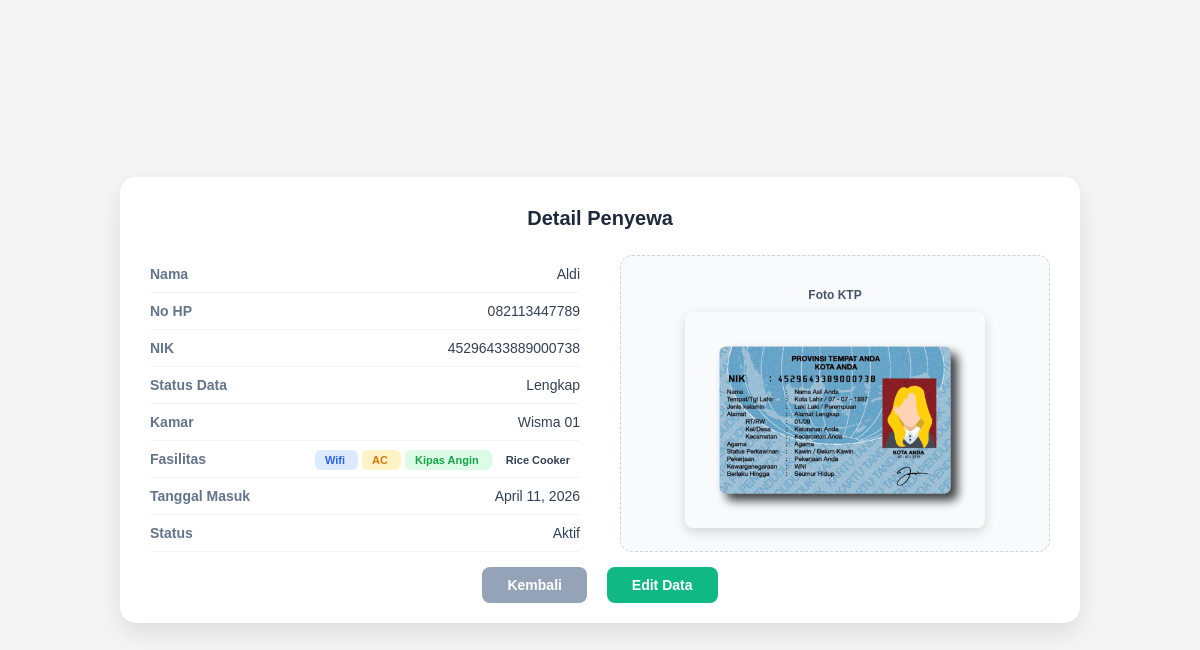
/detail-penyewa/1/ (signed in), run on the app's committed database.
### kos/models.py (models this page shows, shortened)
class Penyewa(models.Model):
    user = models.OneToOneField(User, on_delete=models.CASCADE, null=True, blank=True)
    nama = models.CharField(max_length=100)
    no_hp = models.CharField(max_length=15, blank=True)
    nik = models.CharField(max_length=16, blank=True)
    kamar = models.ForeignKey(Kamar, on_delete=models.SET_NULL, null=True, blank=True)
    tanggal_masuk = models.DateField(null=True, blank=True)
    tanggal_keluar = models.DateField(null=True, blank=True)
    foto_ktp = models.ImageField(upload_to='ktp/', null=True, blank=True)
    fasilitas = models.ManyToManyField(Fasilitas, blank=True)
    status = models.CharField(
        max_length=20,
        choices=[
            ('Pending', 'Pending'),
            ('Aktif', 'Aktif'),
            ('Keluar', 'Keluar')
        ],
        default='Pending'
    )

class Kamar(models.Model):
    nomor_kamar = models.CharField(max_length=10)
    harga = models.IntegerField()
    status = models.CharField(
        max_length=20,
        choices=[
            ('Kosong', 'Kosong'),
            ('Terisi', 'Terisi')
        ],
        default='Kosong'
    )

class Fasilitas(models.Model):
    nama = models.CharField(max_length=50)

### kos/views.py (the view)
# urls.py: path('detail-penyewa/<int:id>/', views.detail_penyewa, name='detail_penyewa'),
@login_required
def detail_penyewa(request, id):
    penyewa = Penyewa.objects.get(id=id)
    return render(request, 'kos/detail_penyewa.html', {
        'penyewa': penyewa
    })

### kos/templates/kos/detail_penyewa.html (shortened to what this page needs)
<!DOCTYPE html>
<html lang="id">
<head>
</head>
<body>
<div class="container-detail">
    <div class="title">Detail Penyewa</div>
    <div class="grid-layout">
        <div class="data-section">
            <div class="row"><span class="label">Nama</span><span class="value">{{ penyewa.nama }}</span></div>
            <div class="row"><span class="label">No HP</span><span class="value">{{ penyewa.no_hp|default:"-" }}</span></div>
            <div class="row"><span class="label">NIK</span><span class="value">{{ penyewa.nik|default:"-" }}</span></div>
            <div class="row"><span class="label">Status Data</span><span class="value">{% if penyewa.nik and penyewa.foto_ktp %}Lengkap{% else %}Belum Lengkap{% endif %}</span></div>
            <div class="row"><span class="label">Kamar</span><span class="value">{{ penyewa.kamar.nomor_kamar|default:"-" }}</span></div>
            <div class="row">
                <span class="label">Fasilitas</span>
                <span class="value">
                    {% for f in penyewa.fasilitas.all %}
                        <span class="badge {% if f.nama == 'Wifi' or f.nama == 'WiFi' %}bg-wifi{% elif f.nama == 'AC' %}bg-ac{% elif f.nama == 'Kipas Angin' %}bg-kipas{% endif %}">
                            {{ f.nama }}
                        </span>
                    {% endfor %}
                </span>
            </div>
            <div class="row"><span class="label">Tanggal Masuk</span><span class="value">{{ penyewa.tanggal_masuk }}</span></div>
            <div class="row"><span class="label">Status</span><span class="value">{{ penyewa.status }}</span></div>
        </div>
        <div class="ktp-section">
            <p style="font-size: 12px; font-weight: 600; margin-bottom: 10px; color: #475569;">Foto KTP</p>
            {% if penyewa.foto_ktp %}
                <img src="{{ penyewa.foto_ktp.url }}">
            {% else %}
                <p style="color:#ef4444; font-size: 12px;">Belum diupload</p>
            {% endif %}
        </div>
    </div>
    <div class="btn-group">
        <a href="/penyewa/" class="btn btn-back">Kembali</a>
        <a href="/edit-penyewa/{{ penyewa.id }}" class="btn btn-edit">Edit Data</a>
    </div>
</div>
</body>
</html>

### kos/templates/kos/detail_penyewa.html (style rules this page uses)
body { margin: 0; padding: 0; font-family: Arial, sans-serif; background: #f5f5f5; height: 100vh; display: flex; justify-content: center; align-items: center; overflow: hidden; }
.container-detail { width: 90%; max-width: 900px; background: #ffffff; padding: 30px; border-radius: 16px; box-shadow: 0 10px 25px rgba(0,0,0,0.1); font-size: 14px; }
.grid-layout { display: grid; grid-template-columns: 1fr 1fr; gap: 40px; align-items: center; }
.title { font-size: 20px; font-weight: 700; margin-bottom: 25px; color: #1e293b; text-align: center; }
.row { display: flex; justify-content: space-between; padding: 10px 0; border-bottom: 1px solid #f1f5f9; }
.label { font-weight: 600; color: #64748b; }
.value { color: #334155; font-weight: 500; }
.badge { padding: 4px 10px; border-radius: 6px; font-size: 11px; font-weight: 600; margin-left: 4px; }
.bg-wifi { background: #dbeafe; color: #2563eb; }
.bg-ac { background: #fef3c7; color: #d97706; }
.bg-kipas { background: #dcfce7; color: #16a34a; }
.ktp-section { text-align: center; background: #f8fafc; padding: 20px; border-radius: 12px; border: 1px dashed #cbd5e1; }
.ktp-section img { width: 100%; max-width: 300px; border-radius: 8px; box-shadow: 0 4px 12px rgba(0,0,0,0.15); }
.btn-group { grid-column: 1 / -1; text-align: center; margin-top: 25px; }
.btn { padding: 10px 25px; border-radius: 8px; text-decoration: none; color: white; font-size: 14px; font-weight: 600; margin: 0 8px; }
.btn-back { background: #94a3b8; }
.btn-edit { background: #10b981; }

### data on the page
Penyewa: nama "Aldi", no_hp "082113447789", nik "45296433889000738", kamar.nomor_kamar "Wisma 01", tanggal_masuk "April 11, 2026", status "Aktif", foto_ktp (picture)
Fasilitas: nama "Wifi"
Fasilitas: nama "AC"
Fasilitas: nama "Kipas Angin"
Fasilitas: nama "Rice Cooker"
